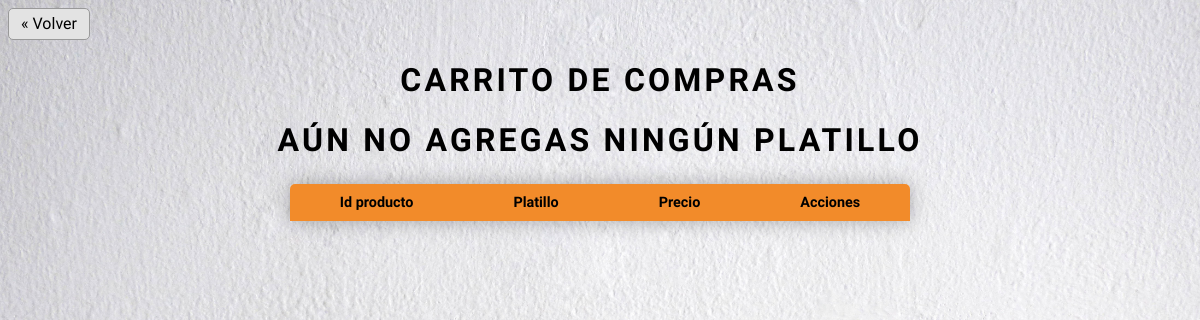
Page /carrito/ (signed in) on the earlier database version.
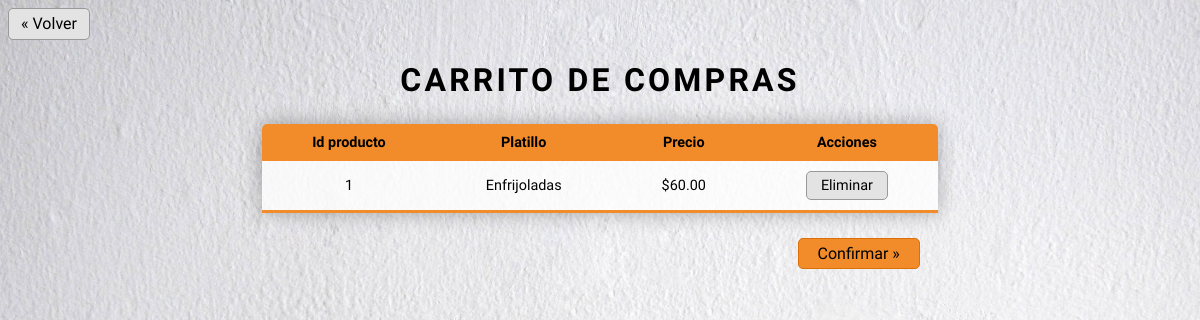
Same page on the later database version.
### cliente/models.py (models this page shows, shortened)
class Carrito(models.Model):
    id_platillo_carrito = models.PositiveIntegerField()
    nombre_platillo_carrito = models.CharField(max_length=100)
    id_cliente_carrito = models.PositiveIntegerField()
    precio_platillo_carrito = models.PositiveIntegerField()
    class Meta:
        db_table = 'carrito'
        verbose_name_plural = "Carritos"
        unique_together = (('id_platillo_carrito', 'id_cliente_carrito'))

### cliente/views.py (the view)
# urls.py: path("carrito/", CarritoView, name="carrito"),
@login_required
def CarritoView(request):
    if request.method == 'GET':
        user = request.user
        user_1 = User.objects.get(id=user.id)
        print(user_1)
        cliente = Cliente.objects.filter(user_cliente=user_1).first()
        print(cliente)
        carrito = Carrito.objects.filter(
            id_cliente_carrito=cliente.id_cliente).all()
        context = {'carrito': carrito}
        return render(request, "cliente/checkout.html", context)

### cliente/models.py (called while the page is built)
    def __str__(self):
        return str(self.user_cliente)

### templates/cliente/checkout.html (shortened to what this page needs)
{% load static %}
<!DOCTYPE html>
<html>
<head>
    <link rel="stylesheet" href="{% static 'css/ordenes/tabla_ordenes.css' %}">
    <link rel="stylesheet" href="{% static 'css/cliente/carrito_cliente.css' %}">
</head>
<body>
    <div class="boton">
            <a id="boton-volver" href="{% url 'cliente:ver_menu' %}">&laquo; Volver</a>
    </div>
	<div class="contenedor">
        <h1 id="bienvenida">Carrito de compras</h1>
    	<table class="content-table">
    		<thead>
    			<tr>
    				<td>Id producto</td>
    				<td>Platillo</td>
    				<td>Precio</td>
    				<td>Acciones</td>
    			</tr>
    		</thead>
    		<tbody>
    			{% if carrito %}
    				{% for item in carrito%}
    				<tr>
    					<td>{{item.id_platillo_carrito}}</td>
    					<td>{{item.nombre_platillo_carrito}}</td>
    					<td>${{item.precio_platillo_carrito}}.00</td>
    					<td>
    						<a id="eliminar-carrito" class="boton-carrito" href="{% url 'cliente:item_clear' item.id_platillo_carrito %}">Eliminar</a>
    					</td>
    				</tr>
    				{% endfor %}
    		</tbody>
    	</table>
		{% else %}
			<h1>Aún no agregas ningún platillo</h1>
		{% endif %}
		{% if carrito %}
        <div class="confirmar-contenedor">
            <a class="boton-carrito" id="confirmar-carrito" href="{% url 'cliente:confirmar' %}" >Confirmar &raquo;</a>
        </div>
		{% endif %}
	</div>
</body>
</html>

Differences in the rows shown:
added Carrito: id_platillo_carrito "1", nombre_platillo_carrito "Enfrijoladas", precio_platillo_carrito "60"
Other differences:
text no longer shown: "AÚN NO AGREGAS NINGÚN PLATILLO"
text now shown: "Confirmar »"
